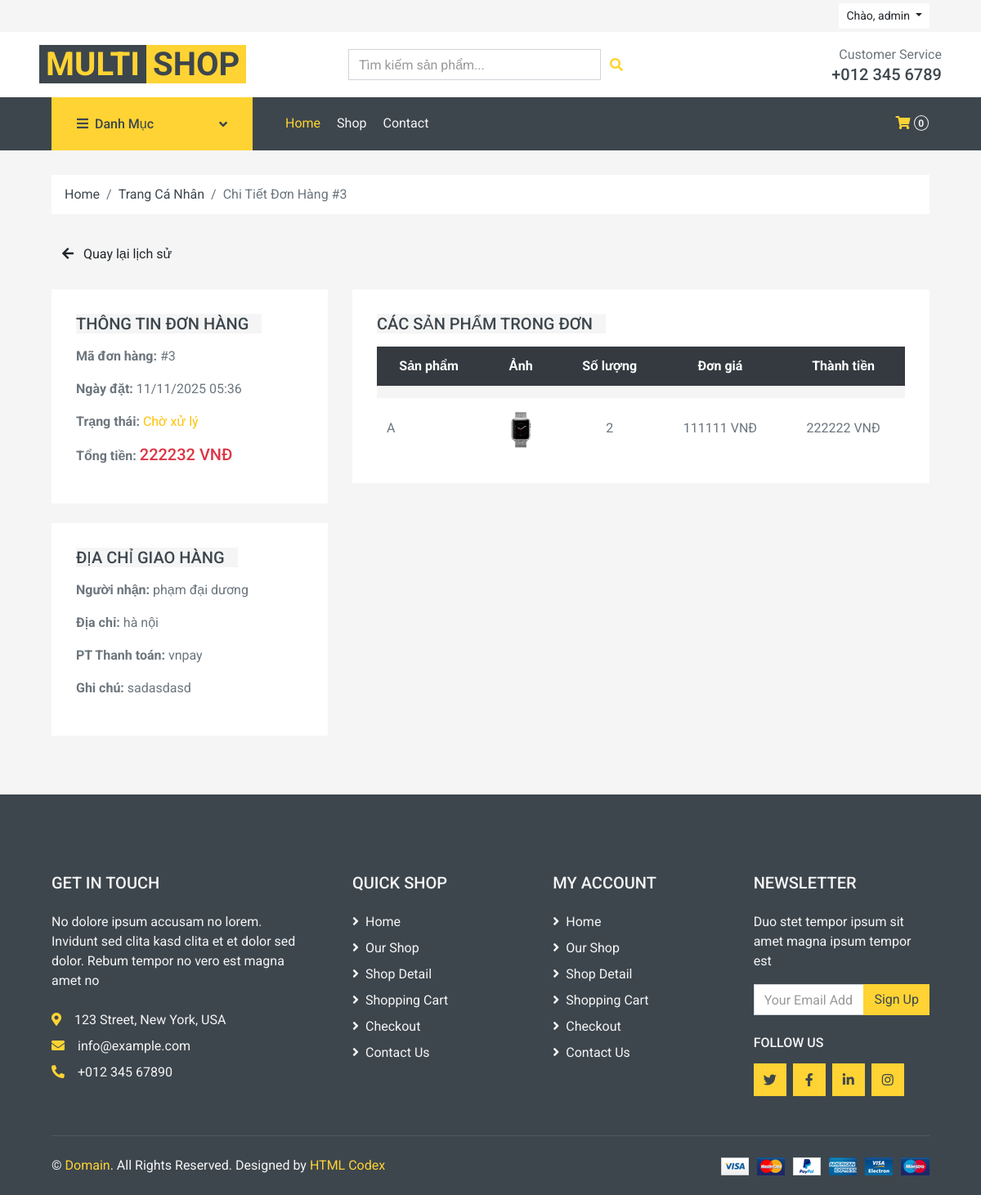
Page /nguoidung/order_detail/3/ (signed in) on the earlier database version.
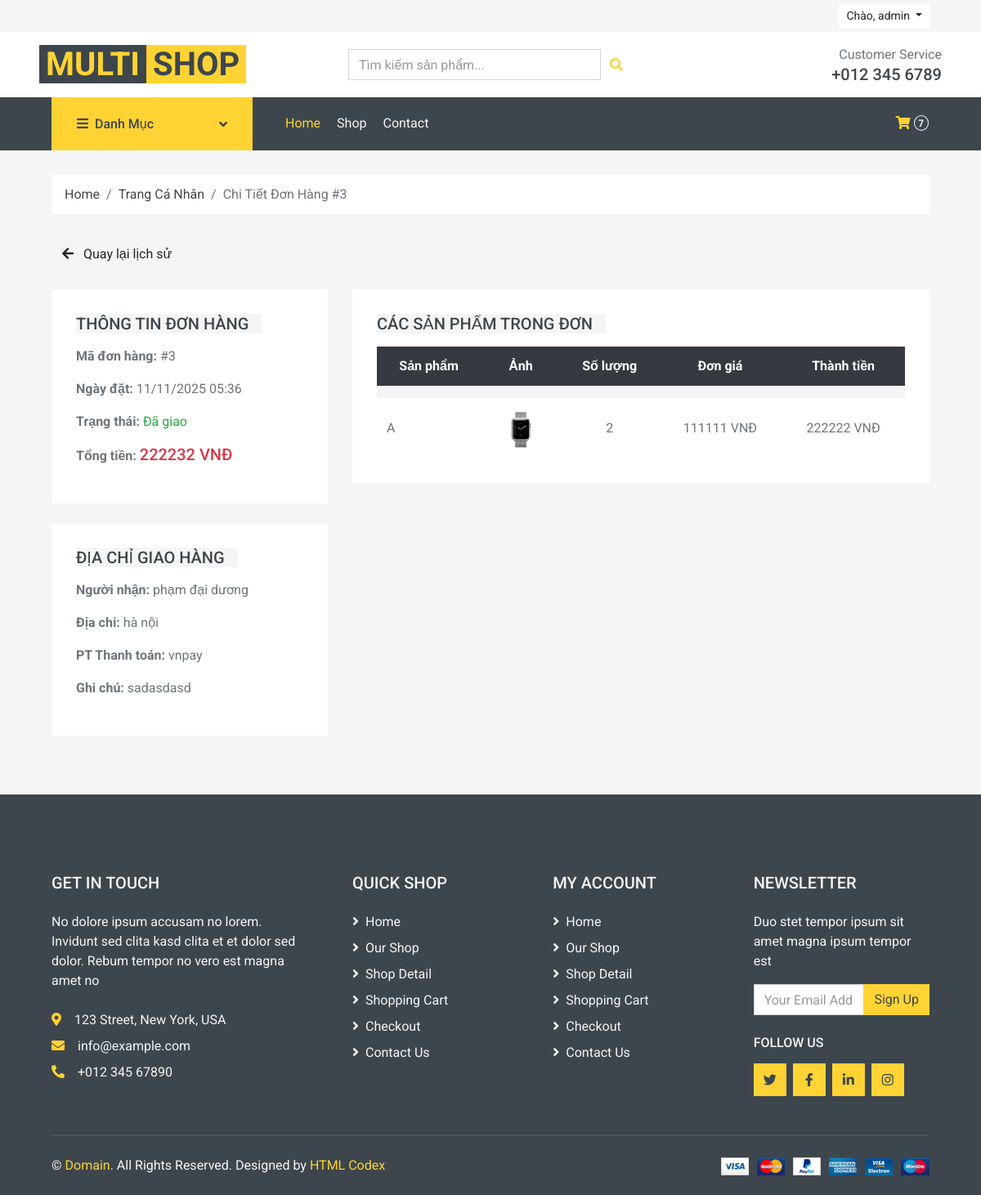
Same page on the later database version.
### donhang/models.py (models this page shows, shortened)
class DonHang(models.Model):
    TRANG_THAI_CHOICES = [
        ('cho_xu_ly', 'Chờ xử lý'),
        ('dang_giao', 'Đang giao hàng'),
        ('da_giao', 'Đã giao'),
        ('da_huy', 'Đã hủy'),
    ]
    ma_nguoi_dung = models.ForeignKey(NguoiDung, on_delete=models.CASCADE)
    ngay_dat = models.DateTimeField(auto_now_add=True)
    tong_tien = models.DecimalField(max_digits=10, decimal_places=2, default=0)
    dia_chi_giao = models.CharField(max_length=255, default='')
    phuong_thuc_thanh_toan = models.CharField(max_length=50, default='') # Thêm default
    trang_thai_don_hang = models.CharField(max_length=20, choices=TRANG_THAI_CHOICES, default='cho_xu_ly')
    ghi_chu = models.TextField(blank=True, null=True)

### nguoidung/models.py (models this page shows, shortened)
class NguoiDung(AbstractUser):
    ROLE_CHOICES = (
        ('admin', 'Quản trị viên'),
        ('nhanvien', 'Nhân viên'),
        ('khachhang', 'Khách hàng'),
    )
    ho_ten = models.CharField(max_length=100)
    so_dien_thoai = models.CharField(max_length=20, blank=True, null=True)
    dia_chi = models.CharField(max_length=255, blank=True, null=True)
    trang_thai = models.BooleanField(default=True)
    vai_tro = models.CharField(max_length=20, choices=ROLE_CHOICES, default='khachhang')

### nguoidung/views.py (the view)
# urls.py: path('order_detail/<int:order_id>/', views.order_detail_view, name='order_detail'),
@login_required
def order_detail_view(request, order_id):
    order = get_object_or_404(DonHang, id=order_id, ma_nguoi_dung=request.user)
    order_items = order.chi_tiet.all()
    context = {
        'order': order,
        'order_items': order_items
    }
    return render(request, 'order_detail.html', context)

### giohang/context_processors.py (called while the page is built)
def cart_context(request):
    cart_total_items = 0
    if request.user.is_authenticated:
        try:
            gio_hang_db = GioHang.objects.get(ma_nguoi_dung=request.user)
            result = ChiTietGioHang.objects.filter(ma_gio_hang=gio_hang_db).aggregate(
                total_quantity=Sum('so_luong')
            )
            cart_total_items = result.get('total_quantity') or 0
        except GioHang.DoesNotExist:
            cart_total_items = 0
    else:
        gio_hang_session = request.session.get('giohang', {})
        cart_total_items = sum(item.get('so_luong', 0) for item in gio_hang_session.values())
    return {
        'cart_total_items': cart_total_items
    }

### nguoidung/templates/order_detail.html (shortened to what the changed rows need)
{% extends 'base.html' %}
{% load static %}
{% block cssblock %}
<link href="https://cdnjs.cloudflare.com/ajax/libs/font-awesome/5.10.0/css/all.min.css" rel="stylesheet">
<link href="{% static 'lib/animate/animate.min.css' %}" rel="stylesheet">
<link href="{% static 'lib/owlcarousel/assets/owl.carousel.min.css' %}" rel="stylesheet">
<link href="{% static 'css/style.css' %}" rel="stylesheet">
{% endblock %}
{% block content %}
    <div class="container-fluid">
        <div class="row px-xl-5">
            <div class="col-12">
                <nav class="breadcrumb bg-light mb-30">
                    <a class="breadcrumb-item text-dark" href="{% url 'index' %}">Home</a>
                    <a class="breadcrumb-item text-dark" href="{% url 'profile' %}">Trang Cá Nhân</a>
                    <span class="breadcrumb-item active">Chi Tiết Đơn Hàng #{{ order.id }}</span>
                </nav>
            </div>
        </div>
    </div>
    <div class="container-fluid">
        <div class="row px-xl-5">
            <div class="col-lg-4">
                <div class="bg-light p-30 mb-4">
                    <h5 class="text-uppercase mb-3"><span class="bg-secondary pr-3">Thông tin đơn hàng</span></h5>
                    <p><strong>Mã đơn hàng:</strong> #{{ order.id }}</p>
                    <p><strong>Ngày đặt:</strong> {{ order.ngay_dat|date:"d/m/Y H:i" }}</p>
                    <p><strong>Trạng thái:</strong>
                        {% if order.trang_thai_don_hang == 'da_huy' %}
                            <span class="text-danger">{{ order.get_trang_thai_don_hang_display }}</span>
                        {% elif order.trang_thai_don_hang == 'da_giao' %}
                            <span class="text-success">{{ order.get_trang_thai_don_hang_display }}</span>
                        {% else %}
                            <span class="text-warning">{{ order.get_trang_thai_don_hang_display }}</span>
                        {% endif %}
                    </p>
                    <p><strong>Tổng tiền:</strong> <span class="h5 text-danger">{{ order.tong_tien|floatformat:0 }} VNĐ</span></p>
                </div>
                <div class="bg-light p-30 mb-4">
                    <h5 class="text-uppercase mb-3"><span class="bg-secondary pr-3">Địa chỉ giao hàng</span></h5>
                    <p><strong>Người nhận:</strong> {{ order.ma_nguoi_dung.ho_ten }}</p>
                    <p><strong>Địa chỉ:</strong> {{ order.dia_chi_giao }}</p>
                    <p><strong>PT Thanh toán:</strong> {{ order.phuong_thuc_thanh_toan }}</p>
                    {% if order.ghi_chu %}
                    <p><strong>Ghi chú:</strong> {{ order.ghi_chu }}</p>
                    {% endif %}
                </div>
            </div>
            <div class="col-lg-8">
                <div class="bg-light p-30">
                    <div class="table-responsive">
                        <table class="table table-light table-borderless table-hover text-center mb-0">
                            <thead class="thead-dark">
                                <tr>
                                    <th>Sản phẩm</th>
                                    <th>Ảnh</th>
                                    <th>Số lượng</th>
                                    <th>Đơn giá</th>
                                    <th>Thành tiền</th>
                                </tr>
                            </thead>
                        </table>
                    </div>
                </div>
            </div>
        </div>
    </div>
    {% endblock %}

### templates/navbar.html (shortened to what this page needs)
{% load static %}
    <div class="container-fluid">
        <div class="row bg-secondary py-1 px-xl-5">
            <div class="col-lg-6 d-none d-lg-block">
            </div>
        {% load static %}
<div class="col-lg-6 text-center text-lg-right">
    <div class="d-inline-flex align-items-center">
        {% if user.is_authenticated %}
            <div class="btn-group">
                <button type="button" class="btn btn-sm btn-light dropdown-toggle" data-toggle="dropdown">
                    Chào, {{ user.username }}
                </button>
            </div>
        {% endif %}
        </div>
    </div>
                </div>
            </div>
        <div class="row align-items-center bg-light py-3 px-xl-5 d-none d-lg-flex">
            <div class="col-lg-4">
                <a href="{% url 'index' %}" class="text-decoration-none">
                    <span class="h1 text-uppercase text-primary bg-dark px-2">Multi</span>
                    <span class="h1 text-uppercase text-dark bg-primary px-2 ml-n1">Shop</span>
                </a>
            </div>
            <div class="col-lg-4 col-6 text-left">
    {% include 'core/search_bar.html' %}
</div>
            <div class="col-lg-4 col-6 text-right">
                <p class="m-0">Customer Service</p>
                <h5 class="m-0">+012 345 6789</h5>
            </div>
        </div>
    <div class="container-fluid bg-dark mb-30">
        <div class="row px-xl-5">
<div class="col-lg-3 d-none d-lg-block">
    <a class="btn d-flex align-items-center justify-content-between bg-primary w-100"
       data-toggle="collapse" href="#navbar-vertical"
       style="height: 65px; padding: 0 30px;">
        <h6 class="text-dark m-0"><i class="fa fa-bars mr-2"></i>Danh Mục</h6>
        <i class="fa fa-angle-down text-dark"></i>
    </a>
</div>
            <div class="col-lg-9">
                <nav class="navbar navbar-expand-lg bg-dark navbar-dark py-3 py-lg-0 px-0">
                    <div class="collapse navbar-collapse justify-content-between" id="navbarCollapse">
                        <div class="navbar-nav mr-auto py-0">
                            <a href="{% url 'index' %}" class="nav-item nav-link active">Home</a>
                            <a href="{% url 'shop' %}" class="nav-item nav-link">Shop</a>
                            <a href="{% url 'contact' %}" class="nav-item nav-link">Contact</a>
                        </div>
                        <div class="navbar-nav ml-auto py-0 d-none d-lg-block">
                            <a href="{% url 'gio_hang_view' %}" class="btn px-0 ml-3">
                                <i class="fas fa-shopping-cart text-primary"></i>
                                <span class="badge text-secondary border border-secondary rounded-circle" style="padding-bottom: 2px;">{{ cart_total_items }}</span>
                            </a>
                        </div>
                    </div>
                </nav>
            </div>
        </div>
    </div>

Differences in the rows shown:
changed DonHang "hà nội": trang_thai_don_hang "Chờ xử lý" → "Đã giao"
Other differences:
{{ cart_total_items }}: "0" → "7"
